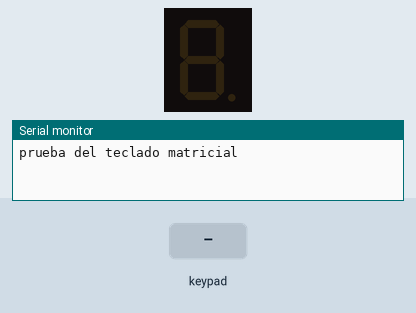
Recording of a sketch running on a simulated Arduino Uno, built with avr-gcc and run on an emulated ATmega328P. Parts: 1-digit seven-segment display, the last lines printed to the serial monitor. Wiring (inferred from the names in the program): 1-digit 7-segment display, segments lit when HIGH: segments pin 10, pin 11, pin 12, pin 14, pin 15, pin 16, pin 17. Inputs (shaded band) come from the test bench. The segment pins are drawn as the display they are named for.

Above: at 1.2 s.
1.3 s: keypad keys 2 3 4 5 # pressed 0.4 s apart
At 3.7 s:
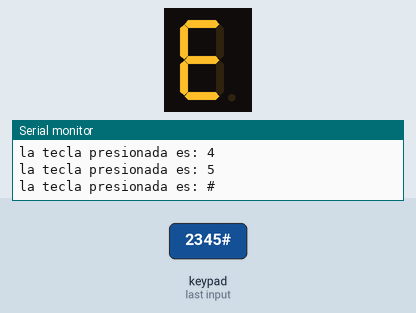
4.8 s: key 'A' pressed
At 5.2 s:
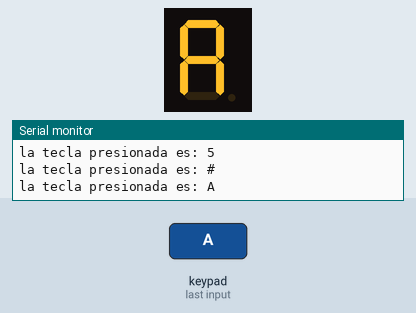
6.3 s: key 'C' pressed
At 7.5 s:
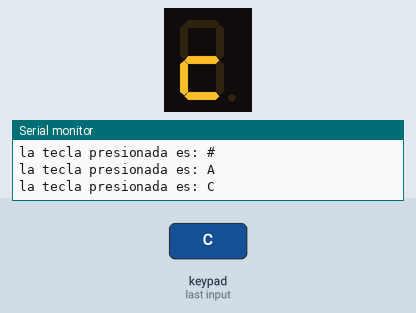
7.8 s: keypad keys 2 3 4 5 * pressed 0.4 s apart
At 10.1 s:
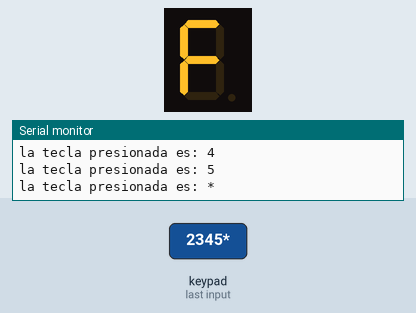
11.3 s: key 'D' pressed
At 12.5 s:
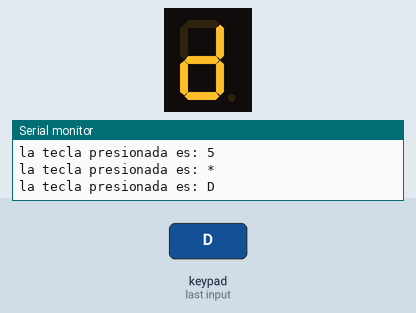
12.8 s: key 'B' pressed
At 13.7 s:
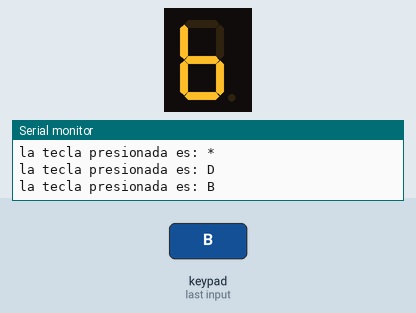
Timing chart, 0 to 15.3 s (numbered marks = the images above; inputs shaded):
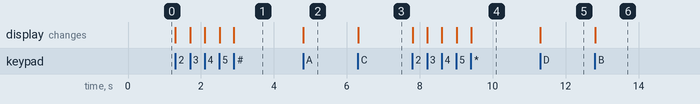

Measured:
- after the input at 1.3 s, the display: first changes at once (image 1 shows a later state)
- after the input at 4.8 s, the display: changes at once (image 2)
- after the input at 6.3 s, the display: changes at once (image 3)
- after the input at 7.8 s, the display: first changes at once (image 4 shows a later state)
- after the input at 11.3 s, the display: changes at once (image 5)
- after the input at 12.8 s, the display: changes at once (image 6)

The sketch:

teclado.ino
```cpp
/*
   Fundacion Kinal
   Centro educativo tecnico laboral Kinal
   Quinto perito
   Quinto electronica
   Codigo Tecnico: EB5AM
   Curso: Taller de electronica digital y reparacion de computadoras I
   Proyecto: Teclado matricial
   Jorge Eduardo Urrea Guerra 2019073
   Fecha: 21 de abril
*/
  #include <Keypad.h>
  const byte filas = 4;
  const byte columnas = 4;
char key  [filas][columnas]= {
  {'1','2','3','A'},
  {'4','5','6','B'},
  {'7','8','9','C'},
  {'*','0','#','D'}
};
byte filasPin[filas] = {2,3,4,5};
byte columnasPin[columnas] = {6,7,8,9};
unsigned long ultimotiempo = 0;
unsigned int tiemposegundos = 1;

Keypad teclado_edu = Keypad( makeKeymap(key), filasPin, columnasPin, filas,columnas);
#define a 10
#define b 11
#define c 12
#define d 14
#define e 15
#define f 16
#define g 17
void setup() {
 pinMode(a, OUTPUT);
 pinMode(b, OUTPUT);
 pinMode(c, OUTPUT);
 pinMode(d, OUTPUT);
 pinMode(e, OUTPUT);
 pinMode(f, OUTPUT);
 pinMode(g, OUTPUT);

  Serial.begin(9600);
  Serial.println("prueba del teclado matricial");
}

void loop() {
char tecla = teclado_edu.getKey();

if (tecla)
{
  Serial.print("la tecla presionada es: ");
  Serial.println(tecla);
}
void displayKey (char key);
if (millis() - ultimotiempo == tiemposegundos * 1000) {
    digitalWrite(a, HIGH);
    digitalWrite(b, HIGH);
    digitalWrite(c, HIGH);
    digitalWrite(d, HIGH);
    digitalWrite(e, HIGH);
    digitalWrite(f, HIGH);
    digitalWrite(g, LOW);
}
    switch(tecla) {
    case '0':
      digitalWrite(a, HIGH);
      digitalWrite(b, HIGH);
      digitalWrite(c, HIGH);
      digitalWrite(d, HIGH);
      digitalWrite(e, HIGH);
      digitalWrite(f, HIGH);
      digitalWrite(g, LOW);
      ultimotiempo = millis();
      break;
    case '1':
      digitalWrite(a, LOW);
      digitalWrite(b, HIGH);
      digitalWrite(c, HIGH);
      digitalWrite(d, LOW);
      digitalWrite(e, LOW);
      digitalWrite(f, LOW);
      digitalWrite(g, LOW);
      ultimotiempo = millis();
      break;
    case '2':
      digitalWrite(a, HIGH);
      digitalWrite(b, HIGH);
      digitalWrite(c, LOW);
      digitalWrite(d, HIGH);
      digitalWrite(e, HIGH);
      digitalWrite(f, LOW);
      digitalWrite(g, HIGH);
      ultimotiempo = millis();
      break;
    case '3':
      digitalWrite(a, HIGH);
      digitalWrite(b, HIGH);
      digitalWrite(c, HIGH);
      digitalWrite(d, HIGH);
      digitalWrite(e, LOW);
      digitalWrite(f, LOW);
      digitalWrite(g, HIGH);
      ultimotiempo = millis();
      break;
    case '4':
      digitalWrite(a, LOW);
      digitalWrite(b, HIGH);
      digitalWrite(c, HIGH);
      digitalWrite(d, LOW);
      digitalWrite(e, LOW);
      digitalWrite(f, HIGH);
      digitalWrite(g, HIGH);
      ultimotiempo = millis();
      break;
    case '5':
      digitalWrite(a, HIGH);
      digitalWrite(b, LOW);
      digitalWrite(c, HIGH);
      digitalWrite(d, HIGH);
      digitalWrite(e, LOW);
      digitalWrite(f, HIGH);
      digitalWrite(g, HIGH);
      ultimotiempo = millis();
      break;
    case '6':
      digitalWrite(a, LOW);
      digitalWrite(b, LOW);
      digitalWrite(c, HIGH);
      digitalWrite(d, HIGH);
      digitalWrite(e, HIGH);
      digitalWrite(f, HIGH);
      digitalWrite(g, HIGH);
      ultimotiempo = millis();
      break;
    case '7':
      digitalWrite(a, HIGH);
      digitalWrite(b, HIGH);
      digitalWrite(c, HIGH);
      digitalWrite(d, LOW);
      digitalWrite(e, LOW);
      digitalWrite(f, LOW);
      digitalWrite(g, LOW);
      ultimotiempo = millis();
      break;
    case '8':
      digitalWrite(a, HIGH);
      digitalWrite(b, HIGH);
      digitalWrite(c, HIGH);
      digitalWrite(d, HIGH);
      digitalWrite(e, HIGH);
      digitalWrite(f, HIGH);
      digitalWrite(g, HIGH);
      ultimotiempo = millis();
      break;
    case '9':
      digitalWrite(a, HIGH);
      digitalWrite(b, HIGH);
      digitalWrite(c, HIGH);
      digitalWrite(d, LOW);
      digitalWrite(e, LOW);
      digitalWrite(f, HIGH);
      digitalWrite(g, HIGH);
      ultimotiempo = millis();
      break;
    case 'A':
      digitalWrite(a, HIGH);
      digitalWrite(b, HIGH);
      digitalWrite(c, HIGH);
      digitalWrite(d, LOW);
      digitalWrite(e, HIGH);
      digitalWrite(f, HIGH);
      digitalWrite(g, HIGH);
      ultimotiempo = millis();
      break;
    case 'B':
      digitalWrite(a, LOW);
      digitalWrite(b, LOW);
      digitalWrite(c, HIGH);
      digitalWrite(d, HIGH);
      digitalWrite(e, HIGH);
      digitalWrite(f, HIGH);
      digitalWrite(g, HIGH);
      ultimotiempo = millis();
      break;
    case 'C':
      digitalWrite(a, LOW);
      digitalWrite(b, LOW);
      digitalWrite(c, LOW);
      digitalWrite(d, HIGH);
      digitalWrite(e, HIGH);
      digitalWrite(f, LOW);
      digitalWrite(g, HIGH);
      ultimotiempo = millis();
      break;
    case 'D':
      digitalWrite(a, LOW);
      digitalWrite(b, HIGH);
      digitalWrite(c, HIGH);
      digitalWrite(d, HIGH);
      digitalWrite(e, HIGH);
      digitalWrite(f, LOW);
      digitalWrite(g, HIGH);
      ultimotiempo = millis();
      break;
    case '*':
      digitalWrite(a, HIGH);
      digitalWrite(b, LOW);
      digitalWrite(c, LOW);
      digitalWrite(d, LOW);
      digitalWrite(e, HIGH);
      digitalWrite(f, HIGH);
      digitalWrite(g, HIGH);
      ultimotiempo = millis();
      break;
    case '#':
      digitalWrite(a, HIGH);
      digitalWrite(b, LOW);
      digitalWrite(c, LOW);
      digitalWrite(d, HIGH);
      digitalWrite(e, HIGH);
      digitalWrite(f, HIGH);
      digitalWrite(g, HIGH);
      ultimotiempo = millis();
      break;
  }
}
```
